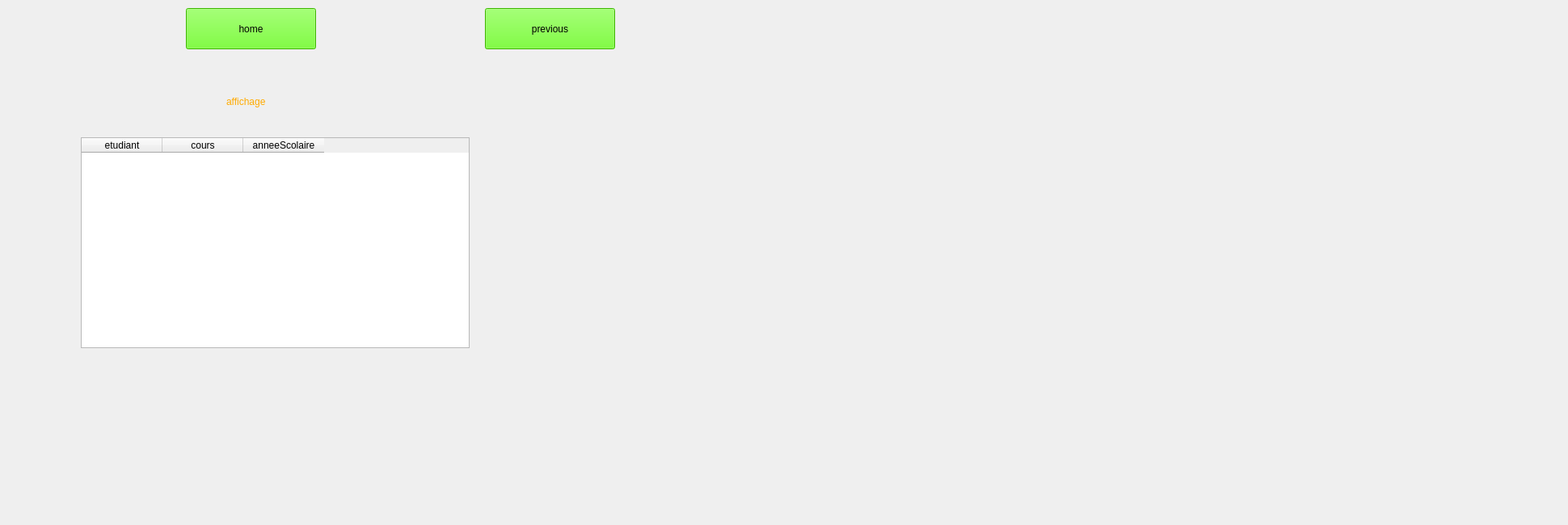
    <widget class="QWidget" name="affichage">
     <widget class="QLabel" name="label_19">
      <property name="geometry">
       <rect>
        <x>-110</x>
        <y>0</y>
        <width>1931</width>
        <height>621</height>
       </rect>
      </property>
      <property name="text">
       <string/>
      </property>
      <property name="pixmap">
       <pixmap>../../Downloads/baim-hanif-pYWuOMhtc6k-unsplash.jpg</pixmap>
      </property>
      <property name="scaledContents">
       <bool>true</bool>
      </property>
     </widget>
     <widget class="QLabel" name="label_20">
      <property name="geometry">
       <rect>
        <x>0</x>
        <y>0</y>
        <width>231</width>
        <height>91</height>
       </rect>
      </property>
      <property name="text">
       <string/>
      </property>
      <property name="pixmap">
       <pixmap>../../Downloads/Capture-removebg-preview.png</pixmap>
      </property>
      <property name="scaledContents">
       <bool>true</bool>
      </property>
     </widget>
     <widget class="QPushButton" name="go_Home_4">
      <property name="geometry">
       <rect>
        <x>230</x>
        <y>10</y>
        <width>161</width>
        <height>51</height>
       </rect>
      </property>
      <property name="styleSheet">
       <string notr="true">font: 900 11pt &quot;Segoe UI Black&quot;;
background-color: rgb(85, 255, 0);</string>
      </property>
      <property name="text">
       <string>home</string>
      </property>
     </widget>
     <widget class="QPushButton" name="go_previous_3">
      <property name="geometry">
       <rect>
        <x>600</x>
        <y>10</y>
        <width>161</width>
        <height>51</height>
       </rect>
      </property>
      <property name="styleSheet">
       <string notr="true">font: 900 11pt &quot;Segoe UI Black&quot;;
background-color: rgb(85, 255, 0);</string>
      </property>
      <property name="text">
       <string>previous</string>
      </property>
     </widget>
     <widget class="QLabel" name="label_21">
      <property name="geometry">
       <rect>
        <x>280</x>
        <y>100</y>
        <width>301</width>
        <height>51</height>
       </rect>
      </property>
      <property name="styleSheet">
       <string notr="true">font: 900 24pt &quot;Segoe UI Black&quot;;
color: rgb(255, 170, 0);</string>
      </property>
      <property name="text">
       <string>affichage</string>
      </property>
     </widget>
     <widget class="QTableWidget" name="studentCoursesTable">
      <property name="geometry">
       <rect>
        <x>100</x>
        <y>170</y>
        <width>481</width>
        <height>261</height>
       </rect>
      </property>
      <property name="maximumSize">
       <size>
        <width>601</width>
        <height>16777215</height>
       </size>
      </property>
      <property name="styleSheet">
       <string notr="true">font: 900 12pt &quot;Segoe UI Black&quot;;</string>
      </property>
      <column>
       <property name="text">
        <string>etudiant</string>
       </property>
       <property name="foreground">
        <brush brushstyle="SolidPattern">
         <color alpha="255">
          <red>0</red>
          <green>0</green>
          <blue>0</blue>
         </color>
        </brush>
       </property>
      </column>
      <column>
       <property name="text">
        <string notr="true">cours</string>
       </property>
       <property name="foreground">
        <brush brushstyle="SolidPattern">
         <color alpha="255">
          <red>0</red>
          <green>0</green>
          <blue>0</blue>
         </color>
        </brush>
       </property>
      </column>
      <column>
       <property name="text">
        <string>anneeScolaire</string>
       </property>
      </column>
     </widget>
     <widget class="QLabel" name="label_25">
      <property name="geometry">
       <rect>
        <x>-40</x>
        <y>-20</y>
        <width>1491</width>
        <height>641</height>
       </rect>
      </property>
      <property name="text">
       <string/>
      </property>
      <property name="pixmap">
       <pixmap>img/baim-hanif-pYWuOMhtc6k-unsplash.jpg</pixmap>
      </property>
      <property name="scaledContents">
       <bool>true</bool>
      </property>
     </widget>
     <widget class="QLabel" name="label_26">
      <property name="geometry">
       <rect>
        <x>0</x>
        <y>0</y>
        <width>211</width>
        <height>71</height>
       </rect>
      </property>
      <property name="text">
       <string/>
      </property>
      <property name="pixmap">
       <pixmap>img/Capture-removebg-preview.png</pixmap>
      </property>
      <property name="scaledContents">
       <bool>true</bool>
      </property>
     </widget>
     <zorder>label_25</zorder>
     <zorder>label_19</zorder>
     <zorder>label_20</zorder>
     <zorder>go_Home_4</zorder>
     <zorder>go_previous_3</zorder>
     <zorder>label_21</zorder>
     <zorder>studentCoursesTable</zorder>
     <zorder>label_26</zorder>
    </widget>
